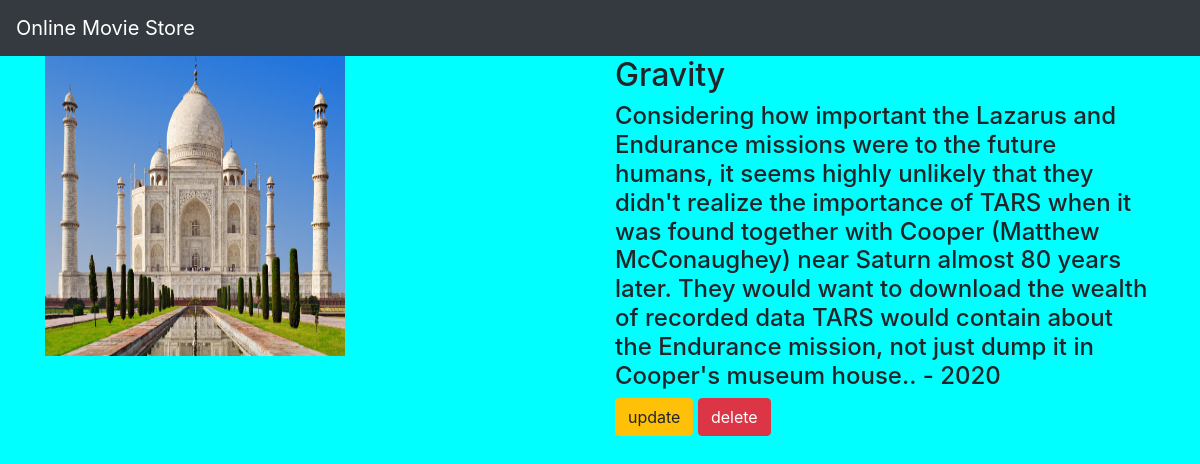
The app's page /movie/2/ with its own data.
### movieapp/models.py (models this page shows, shortened)
class movie(models.Model):
    name = models.CharField(max_length=250)
    desc = models.TextField()
    year = models.IntegerField()
    img = models.ImageField(upload_to='gallery')

### movieapp/views.py (the view)
# urls.py: path('movie/<int:movie_id>/', views.details, name='details'),
def details(request, movie_id):
    m = movie.objects.get(id=movie_id)
    return render(request, "details.html", {'movie': m})

### templates/details.html
{% extends 'base.html' %}
{% block body %}
<div class="container">
    <div class="row">
        <div class="col-md-6">
            <img src="{{movie.img.url}}" width="300" height="300">
        </div>
        <div class="col-md-6">
            <h2>{{movie.name}} </h2>
            <h4> {{movie.desc}} - {{movie.year}}</h4>
            <a href="{% url 'movieapp:update' movie.id %}" class="btn btn-warning">update</a>
            <a href="{% url 'movieapp:delete' movie.id %}" class="btn btn-danger">delete</a>
        </div>
    </div>
</div>
{% endblock %}

### static/style.css (style rules this page uses)
body { background-color:aqua; }

### records on screen
movie: img (picture), name "Gravity", desc "Considering how important the Lazarus and Endurance missions were to the future humans, it seems highly unlikely that they didn't realize the importance of TARS when it was found together with Cooper (Matthew McConaughey) near Saturn almost 80 years later. They would want to download the wealth of recorded data TARS would contain about the Endurance mission, not just dump it in Cooper's museum house..", year "2020"
